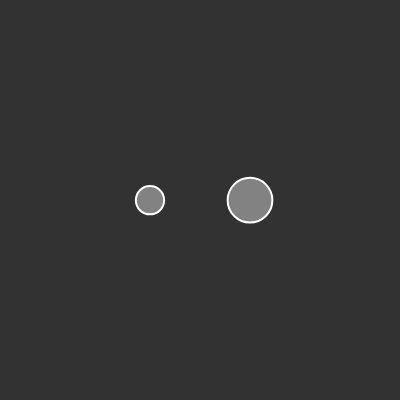
Frame 1 (no input)
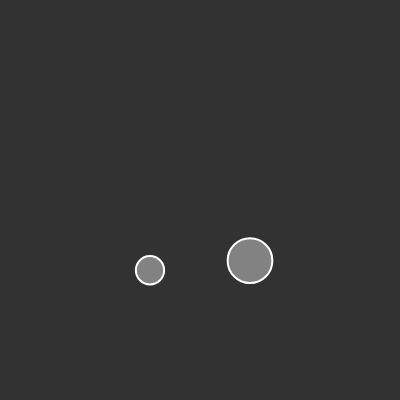
Frame 60 (no input)
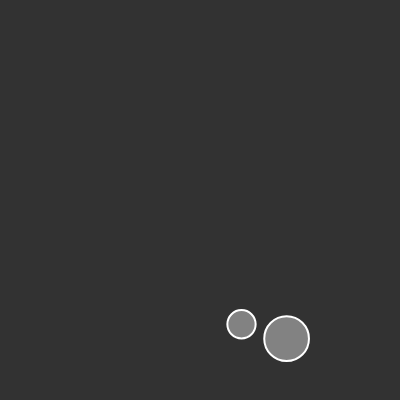
Frame 120 (the mouse pressed at the canvas centre since frame 60)

The p5.js sketch that drew these frames (run headless with seeded random() and noise() and a simulated clock; from frame 60 on, the mouse is pressed at the canvas centre):

// p5.js sketch
// ── sketch.js
let moverA;
let moverB;

let gravity;
let wind;

function setup() {
	createCanvas(400, 400);
	
	moverA = new Mover(150, 200, 2);
	moverB = new Mover(250, 200, 5);

	moverA.show();
	moverB.show();

	gravity = createVector(0, 0.2);
	wind = createVector(0.1, 0);
}

function draw() {
	background(50);

	if(mouseIsPressed){
		moverA.applyForce(wind);
		moverB.applyForce(wind);
	}

	let weightA = p5.Vector.mult(gravity, moverA.mass);
	let weightB = p5.Vector.mult(gravity, moverB.mass);
	moverA.applyForce(weightA);
	moverB.applyForce(weightB);

	moverA.update();
	moverB.update();
	moverA.show();
	moverB.show();
}
// ── Mover.js
class Mover{
    constructor(x, y, m=1){
        this.position = createVector(x, y);
        this.velocity = createVector();
        this.acceleration = createVector();

        this.mass = m;

        this.radius = sqrt(m) * 10;
    }

    applyForce(force){
        this.acceleration.add(p5.Vector.div(force, this.mass));
    }

    checkEdges(){
        if(this.position.y >= height - this.radius){
            this.position.y = height - this.radius;
            this.velocity.y *= -1;
        }

        if(this.position.x >= width - this.radius){
            this.position.x = width - this.radius;
            this.velocity.x *= -1;
        }else if(this.position.x <= 0 + this.radius){
            this.position.x = 0 + this.radius;
            this.velocity.x *= -1;
        }
    }

    update(){
        this.velocity.add(this.acceleration);

        this.position.add(this.velocity);
        this.checkEdges();

        this.acceleration.set(0, 0);
    }

    show(){
        stroke(255);
        strokeWeight(2);

        fill(255, 100);
        ellipse(this.position.x, this.position.y, this.radius*2);
    }
}
